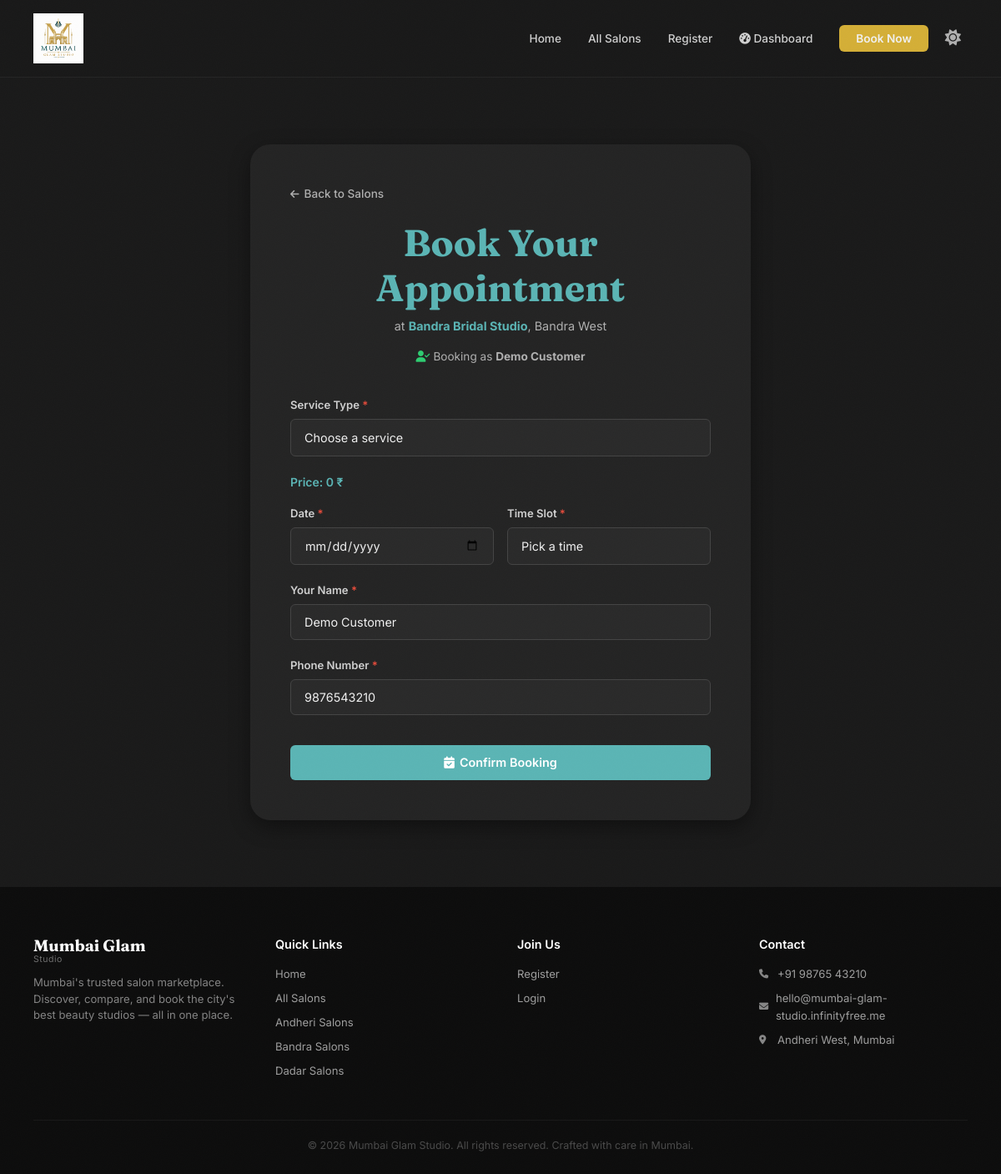
The page /booking.php?salon_id=4 (signed in) on the database its author committed.
### tables this page shows
CREATE TABLE salons (
    id INT AUTO_INCREMENT PRIMARY KEY,
    name VARCHAR(120) NOT NULL,
    locality VARCHAR(100) NOT NULL,
    address VARCHAR(255) NOT NULL,
    rating DECIMAL(2,1) DEFAULT 0.0,
    review_count INT DEFAULT 0,
    avg_rating DECIMAL(2,1) DEFAULT 0.0,
    price_min INT DEFAULT 0,
    price_max INT DEFAULT 0,
    price_haircut INT DEFAULT 0,       
    price_bridal INT DEFAULT 0,
    price_mens INT DEFAULT 0,
    rain_safe TINYINT(1) DEFAULT 0,
    verified TINYINT(1) DEFAULT 0,
    is_admin TINYINT(1) DEFAULT 0,
    tagline VARCHAR(255) DEFAULT NULL,
    description TEXT NULL,
    services TEXT NULL,
    working_hours VARCHAR(255) NULL,
    contact_phone VARCHAR(20) NULL,
    contact_email VARCHAR(100) NULL,
    website VARCHAR(255) NULL,
    established_year YEAR NULL,
    facilities TEXT NULL,
    username VARCHAR(50) UNIQUE NOT NULL,
    password VARCHAR(255) NOT NULL,
    created_at TIMESTAMP DEFAULT CURRENT_TIMESTAMP
);

CREATE TABLE customers (
    id INT AUTO_INCREMENT PRIMARY KEY,
    name VARCHAR(100) NOT NULL,
    email VARCHAR(100) UNIQUE NOT NULL,
    phone VARCHAR(15) NOT NULL,
    password VARCHAR(255) NOT NULL,
    created_at TIMESTAMP DEFAULT CURRENT_TIMESTAMP
);

### booking.php (the view, shortened to what this page needs)
<?php
$conn = getDB();
$salonId = isset($_GET['salon_id']) ? (int)$_GET['salon_id'] : 0;
$success = false;
$bookingData = null;
$salon = null;
if ($salonId) {
    $stmt = $conn->prepare("SELECT * FROM salons WHERE id = ? AND is_admin = 0");
    $stmt->bind_param("i", $salonId);
    $stmt->execute();
    $result = $stmt->get_result();
    if ($result && $result->num_rows > 0) {
        $salon = $result->fetch_assoc();
    }
}
$customerName = $_SESSION['customer_name'] ?? '';
$customerPhone = '';
$stmt = $conn->prepare("SELECT phone FROM customers WHERE id = ?");
$stmt->bind_param("i", $_SESSION['customer_id']);
$stmt->execute();
$result = $stmt->get_result();
if ($row = $result->fetch_assoc()) {
    $customerPhone = $row['phone'];
}
?>
<!DOCTYPE html>
<html lang="en" data-theme="dark">
<head>
    <?php require_once 'includes/header.php'; ?>
</head>
<body>
<?php require_once 'includes/nav.php'; ?>
<section class="booking-section">
    <div class="container">
        <?php if ($success && $bookingData): ?>
        <div class="booking-success animate-in">
            <div class="success-icon"><i class="fas fa-check"></i></div>
            <h2>Booking Confirmed! 🎉</h2>
            <p style="color:var(--charcoal-muted);">Your appointment has been booked successfully.</p>
            <div class="booking-id">#MG-<?php echo str_pad($bookingData['id'], 4, '0', STR_PAD_LEFT); ?></div>
            <p style="font-size:0.85rem; color:var(--charcoal-muted);">Save this booking ID for your reference</p>
            <div class="booking-details">
                <div class="detail-row"><span class="detail-label">Salon</span><span class="detail-value"><?php echo htmlspecialchars($bookingData['salon_name']); ?></span></div>
                <div class="detail-row"><span class="detail-label">Service</span><span class="detail-value"><?php echo $bookingData['service']; ?></span></div>
                <div class="detail-row"><span class="detail-label">Date</span><span class="detail-value"><?php echo $bookingData['date']; ?></span></div>
                <div class="detail-row"><span class="detail-label">Time</span><span class="detail-value"><?php echo $bookingData['time']; ?></span></div>
                <div class="detail-row"><span class="detail-label">Price</span><span class="detail-value">₹<?php echo number_format($bookingData['price']); ?></span></div>
                <div class="detail-row"><span class="detail-label">Name</span><span class="detail-value"><?php echo htmlspecialchars($bookingData['customer']); ?></span></div>
                <div class="detail-row"><span class="detail-label">Phone</span><span class="detail-value"><?php echo htmlspecialchars($bookingData['phone']); ?></span></div>
            </div>
            <div style="margin-top:28px; display:flex; gap:12px; justify-content:center; flex-wrap:wrap;">
                <a href="salons.php" class="btn btn-outline">Browse More Salons</a>
                <a href="customer_dashboard.php" class="btn btn-primary">View My Bookings</a>
                <a href="index.php" class="btn btn-outline">Back to Home</a>
            </div>
        </div>
        <?php else: ?>
        <div class="booking-form-wrapper animate-in">
            <a href="salons.php" class="back-link"><i class="fas fa-arrow-left"></i> Back to Salons</a>
            <div class="form-header">
                <h2>Book Your Appointment</h2>
                <p>at <strong style="color:var(--teal);"><?php echo htmlspecialchars($salon['name']); ?></strong>, <?php echo htmlspecialchars($salon['locality']); ?></p>
                <p style="font-size:0.85rem; color:var(--charcoal-muted); margin-top:4px;">
                    <i class="fas fa-user-check" style="color:var(--success);"></i>
                    Booking as <strong><?php echo htmlspecialchars($_SESSION['customer_name']); ?></strong>
                </p>
            </div>
            <form id="booking-form" method="POST" action="booking.php?salon_id=<?php echo $salonId; ?>" novalidate>
                <div class="form-group">
                    <label for="service_type">Service Type <span class="required">*</span></label>
                    <select name="service_type" id="service_type" class="form-control" required onchange="updatePrice()">
                        <option value="">Choose a service</option>
                    </select>
                </div>
                <div id="service-price-display" style="margin-bottom: 16px; font-weight: 600; color: var(--teal);">
                    Price: <span id="selected-price"><?php echo isset($_POST['service_type']) ? getServicePrice($salon, $_POST['service_type']) : 0; ?></span> ₹
                </div>
                <div class="form-row">
                    <div class="form-group">
                        <label for="booking_date">Date <span class="required">*</span></label>
                        <input type="date" name="booking_date" id="booking_date" class="form-control"
                               min="<?php echo date('Y-m-d'); ?>"
                               value="<?php echo isset($_POST['booking_date']) ? htmlspecialchars($_POST['booking_date']) : ''; ?>"
                               required>
                    </div>
                    <div class="form-group">
                        <label for="time_slot">Time Slot <span class="required">*</span></label>
                        <select name="time_slot" id="time_slot" class="form-control" required>
                            <option value="">Pick a time</option>
                        </select>
                    </div>
                </div>
                <div class="form-group">
                    <label for="customer_name">Your Name <span class="required">*</span></label>
                    <input type="text" name="customer_name" id="customer_name" class="form-control"
                           placeholder="Enter your full name"
                           value="<?php echo isset($_POST['customer_name']) ? htmlspecialchars($_POST['customer_name']) : htmlspecialchars($customerName); ?>"
                           required>
                </div>
                <div class="form-group">
                    <label for="customer_phone">Phone Number <span class="required">*</span></label>
                    <input type="tel" name="customer_phone" id="customer_phone" class="form-control"
                           placeholder="e.g., 9876543210"
                           value="<?php echo isset($_POST['customer_phone']) ? htmlspecialchars($_POST['customer_phone']) : htmlspecialchars($customerPhone); ?>"
                           required>
                </div>
                <button type="submit" class="btn btn-primary btn-block mt-2" style="padding:14px;">
                    <i class="fas fa-calendar-check"></i> Confirm Booking
                </button>
            </form>
        </div>
        <?php endif; ?>
    </div>
</section>
<?php require_once 'includes/footer.php'; ?>
</body>
</html>

### includes/nav.php (style rules this page uses)
@media (min-width: 769px) { body { padding-bottom: 0; } }

### rows shown on the page
salons: name "Bandra Bridal Studio", locality "Bandra West"
customers: customer_phone "9876543210"

### other values the page prints
$_SESSION['customer_name'] "Demo Customer"
